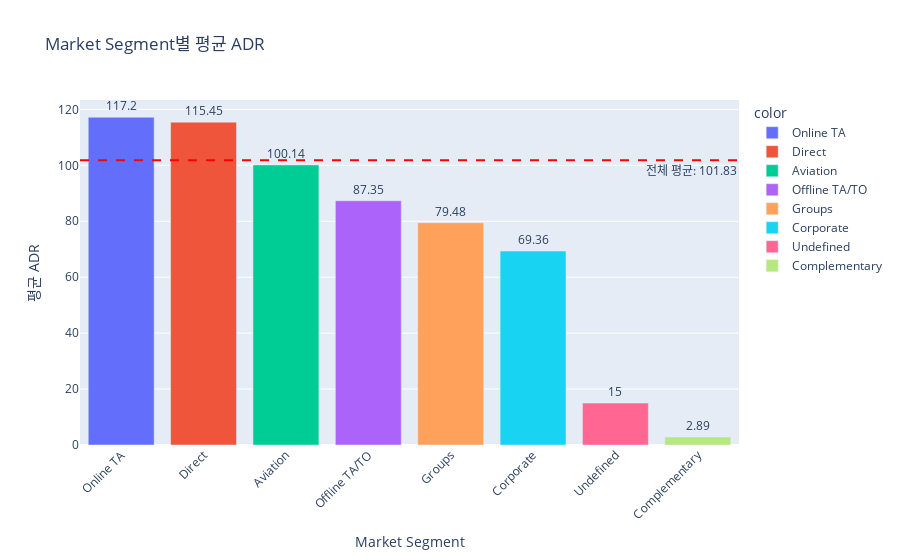

The notebook cell saved with this chart:
### Markdown cell above
**Market Segment와 ADR 관계 분석 결과 요약:** Market Segment별 평균 ADR을 분석한 결과 Online TA와 Direct 세그먼트의 평균 ADR이 다른 세그먼트에 비해 높았습니다. Complementary 세그먼트는 평균 ADR이 매우 낮았습니다.

### Code cell
import plotly.express as px

# Market Segment별 평균 ADR 계산
adr_by_segment = df.groupby('market_segment')['adr'].mean().sort_values(ascending=False)

print("\nMarket Segment별 평균 ADR:")
display(adr_by_segment)

# 전체 평균 ADR 계산
overall_avg_adr = df['adr'].mean()
print(f"\n전체 평균 ADR: {overall_avg_adr:.2f}")

# Market Segment별 평균 ADR 시각화 (Plotly 막대 그래프)
fig = px.bar(x=adr_by_segment.index, y=adr_by_segment.values,
             title='Market Segment별 평균 ADR',
             labels={'x': 'Market Segment', 'y': '평균 ADR'},
             color=adr_by_segment.index, # 각 막대에 다른 색상 적용
             color_discrete_sequence=px.colors.qualitative.Plotly,
             text=adr_by_segment.values.round(2)) # 막대 위에 텍스트로 평균 ADR 표시 (소수점 둘째 자리까지)

# 전체 평균 ADR 점선 추가
fig.add_hline(y=overall_avg_adr, line_dash="dash", line_color="red", annotation_text=f"전체 평균: {overall_avg_adr:.2f}", annotation_position="bottom right")

fig.update_layout(xaxis_tickangle=-45) # x축 레이블 각도 조절
fig.update_traces(textposition='outside') # 텍스트 위치를 막대 외부에 표시
fig.show()

### Figure 1 — Plotly figure (JSON) as saved in the notebook; plotly's stock layout.template omitted (floating-point values rounded to 4 significant figures)
{"data": [{"hovertemplate": "color=Online TA<br>Market Segment=%{x}<br>평균 ADR=%{y}<br>text=%{text}<extra></extra>", "legendgroup": "Online TA", "marker": {"color": "#636EFA", "pattern": {"shape": ""}}, "name": "Online TA", "orientation": "v", "showlegend": true, "text": [117.2], "textposition": "outside", "type": "bar", "x": ["Online TA"], "xaxis": "x", "y": [117.2], "yaxis": "y"}, {"hovertemplate": "color=Direct<br>Market Segment=%{x}<br>평균 ADR=%{y}<br>text=%{text}<extra></extra>", "legendgroup": "Direct", "marker": {"color": "#EF553B", "pattern": {"shape": ""}}, "name": "Direct", "orientation": "v", "showlegend": true, "text": [115.5], "textposition": "outside", "type": "bar", "x": ["Direct"], "xaxis": "x", "y": [115.4], "yaxis": "y"}, {"hovertemplate": "color=Aviation<br>Market Segment=%{x}<br>평균 ADR=%{y}<br>text=%{text}<extra></extra>", "legendgroup": "Aviation", "marker": {"color": "#00CC96", "pattern": {"shape": ""}}, "name": "Aviation", "orientation": "v", "showlegend": true, "text": [100.1], "textposition": "outside", "type": "bar", "x": ["Aviation"], "xaxis": "x", "y": [100.1], "yaxis": "y"}, {"hovertemplate": "color=Offline TA/TO<br>Market Segment=%{x}<br>평균 ADR=%{y}<br>text=%{text}<extra></extra>", "legendgroup": "Offline TA/TO", "marker": {"color": "#AB63FA", "pattern": {"shape": ""}}, "name": "Offline TA/TO", "orientation": "v", "showlegend": true, "text": [87.35], "textposition": "outside", "type": "bar", "x": ["Offline TA/TO"], "xaxis": "x", "y": [87.35], "yaxis": "y"}, {"hovertemplate": "color=Groups<br>Market Segment=%{x}<br>평균 ADR=%{y}<br>text=%{text}<extra></extra>", "legendgroup": "Groups", "marker": {"color": "#FFA15A", "pattern": {"shape": ""}}, "name": "Groups", "orientation": "v", "showlegend": true, "text": [79.48], "textposition": "outside", "type": "bar", "x": ["Groups"], "xaxis": "x", "y": [79.48], "yaxis": "y"}, {"hovertemplate": "color=Corporate<br>Market Segment=%{x}<br>평균 ADR=%{y}<br>text=%{text}<extra></extra>", "legendgroup": "Corporate", "marker": {"color": "#19D3F3", "pattern": {"shape": ""}}, "name": "Corporate", "orientation": "v", "showlegend": true, "text": [69.36], "textposition": "outside", "type": "bar", "x": ["Corporate"], "xaxis": "x", "y": [69.36], "yaxis": "y"}, {"hovertemplate": "color=Undefined<br>Market Segment=%{x}<br>평균 ADR=%{y}<br>text=%{text}<extra></extra>", "legendgroup": "Undefined", "marker": {"color": "#FF6692", "pattern": {"shape": ""}}, "name": "Undefined", "orientation": "v", "showlegend": true, "text": [15.0], "textposition": "outside", "type": "bar", "x": ["Undefined"], "xaxis": "x", "y": [15.0], "yaxis": "y"}, {"hovertemplate": "color=Complementary<br>Market Segment=%{x}<br>평균 ADR=%{y}<br>text=%{text}<extra></extra>", "legendgroup": "Complementary", "marker": {"color": "#B6E880", "pattern": {"shape": ""}}, "name": "Complementary", "orientation": "v", "showlegend": true, "text": [2.89], "textposition": "outside", "type": "bar", "x": ["Complementary"], "xaxis": "x", "y": [2.886], "yaxis": "y"}], "layout": {"annotations": [{"showarrow": false, "text": "전체 평균: 101.83", "x": 1, "xanchor": "right", "xref": "x domain", "y": 101.8, "yanchor": "top", "yref": "y"}], "barmode": "relative", "legend": {"title": {"text": "color"}, "tracegroupgap": 0}, "shapes": [{"line": {"color": "red", "dash": "dash"}, "type": "line", "x0": 0, "x1": 1, "xref": "x domain", "y0": 101.8, "y1": 101.8, "yref": "y"}], "title": {"text": "Market Segment별 평균 ADR"}, "xaxis": {"anchor": "y", "domain": [0, 1], "tickangle": -45, "title": {"text": "Market Segment"}}, "yaxis": {"anchor": "x", "domain": [0, 1], "title": {"text": "평균 ADR"}}}}
